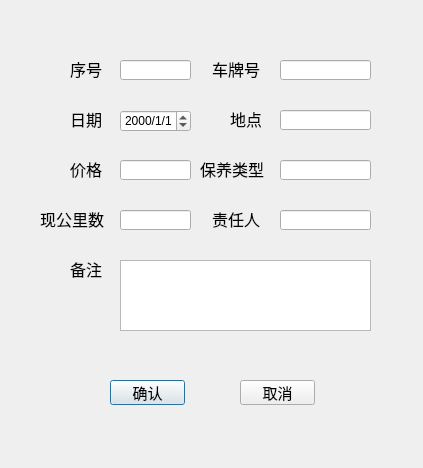
<?xml version="1.0" encoding="UTF-8"?>
<ui version="4.0">
 <class>CarMaintain</class>
 <widget class="QDialog" name="CarMaintain">
  <property name="geometry">
   <rect>
    <x>0</x>
    <y>0</y>
    <width>423</width>
    <height>468</height>
   </rect>
  </property>
  <property name="windowTitle">
   <string>添加保养信息</string>
  </property>
  <widget class="QLabel" name="label">
   <property name="geometry">
    <rect>
     <x>70</x>
     <y>60</y>
     <width>41</width>
     <height>18</height>
    </rect>
   </property>
   <property name="font">
    <font>
     <pointsize>12</pointsize>
    </font>
   </property>
   <property name="text">
    <string>序号</string>
   </property>
  </widget>
  <widget class="QLabel" name="label_2">
   <property name="geometry">
    <rect>
     <x>212</x>
     <y>60</y>
     <width>51</width>
     <height>18</height>
    </rect>
   </property>
   <property name="font">
    <font>
     <pointsize>12</pointsize>
    </font>
   </property>
   <property name="text">
    <string>车牌号</string>
   </property>
  </widget>
  <widget class="QLabel" name="label_3">
   <property name="geometry">
    <rect>
     <x>200</x>
     <y>160</y>
     <width>70</width>
     <height>18</height>
    </rect>
   </property>
   <property name="font">
    <font>
     <pointsize>12</pointsize>
    </font>
   </property>
   <property name="text">
    <string>保养类型</string>
   </property>
  </widget>
  <widget class="QLabel" name="label_4">
   <property name="geometry">
    <rect>
     <x>230</x>
     <y>110</y>
     <width>31</width>
     <height>18</height>
    </rect>
   </property>
   <property name="font">
    <font>
     <pointsize>12</pointsize>
    </font>
   </property>
   <property name="text">
    <string>地点</string>
   </property>
  </widget>
  <widget class="QLabel" name="label_5">
   <property name="geometry">
    <rect>
     <x>70</x>
     <y>160</y>
     <width>41</width>
     <height>18</height>
    </rect>
   </property>
   <property name="font">
    <font>
     <pointsize>12</pointsize>
    </font>
   </property>
   <property name="text">
    <string>价格</string>
   </property>
  </widget>
  <widget class="QLabel" name="label_6">
   <property name="geometry">
    <rect>
     <x>70</x>
     <y>110</y>
     <width>41</width>
     <height>18</height>
    </rect>
   </property>
   <property name="font">
    <font>
     <pointsize>12</pointsize>
    </font>
   </property>
   <property name="text">
    <string>日期</string>
   </property>
  </widget>
  <widget class="QLabel" name="label_7">
   <property name="geometry">
    <rect>
     <x>40</x>
     <y>210</y>
     <width>68</width>
     <height>18</height>
    </rect>
   </property>
   <property name="font">
    <font>
     <pointsize>12</pointsize>
    </font>
   </property>
   <property name="text">
    <string>现公里数</string>
   </property>
  </widget>
  <widget class="QLabel" name="label_8">
   <property name="geometry">
    <rect>
     <x>70</x>
     <y>260</y>
     <width>41</width>
     <height>18</height>
    </rect>
   </property>
   <property name="font">
    <font>
     <pointsize>12</pointsize>
    </font>
   </property>
   <property name="text">
    <string>备注</string>
   </property>
  </widget>
  <widget class="QPushButton" name="pushButtonOK">
   <property name="geometry">
    <rect>
     <x>110</x>
     <y>380</y>
     <width>75</width>
     <height>25</height>
    </rect>
   </property>
   <property name="font">
    <font>
     <pointsize>11</pointsize>
    </font>
   </property>
   <property name="text">
    <string>确认</string>
   </property>
  </widget>
  <widget class="QPushButton" name="pushButtonCancel">
   <property name="geometry">
    <rect>
     <x>240</x>
     <y>380</y>
     <width>75</width>
     <height>25</height>
    </rect>
   </property>
   <property name="font">
    <font>
     <pointsize>11</pointsize>
    </font>
   </property>
   <property name="text">
    <string>取消</string>
   </property>
  </widget>
  <widget class="QLineEdit" name="lineEditID">
   <property name="geometry">
    <rect>
     <x>120</x>
     <y>60</y>
     <width>71</width>
     <height>20</height>
    </rect>
   </property>
  </widget>
  <widget class="QLineEdit" name="lineEditCarID">
   <property name="geometry">
    <rect>
     <x>280</x>
     <y>60</y>
     <width>91</width>
     <height>20</height>
    </rect>
   </property>
  </widget>
  <widget class="QLineEdit" name="lineEditStation">
   <property name="geometry">
    <rect>
     <x>280</x>
     <y>110</y>
     <width>91</width>
     <height>20</height>
    </rect>
   </property>
  </widget>
  <widget class="QLineEdit" name="lineEditType">
   <property name="geometry">
    <rect>
     <x>280</x>
     <y>160</y>
     <width>91</width>
     <height>20</height>
    </rect>
   </property>
  </widget>
  <widget class="QLineEdit" name="lineEditPrice">
   <property name="geometry">
    <rect>
     <x>120</x>
     <y>160</y>
     <width>71</width>
     <height>20</height>
    </rect>
   </property>
  </widget>
  <widget class="QLineEdit" name="lineEditDistance">
   <property name="geometry">
    <rect>
     <x>120</x>
     <y>210</y>
     <width>71</width>
     <height>20</height>
    </rect>
   </property>
  </widget>
  <widget class="QTextEdit" name="textEdit">
   <property name="geometry">
    <rect>
     <x>120</x>
     <y>260</y>
     <width>251</width>
     <height>71</height>
    </rect>
   </property>
  </widget>
  <widget class="QDateEdit" name="dateEdit">
   <property name="geometry">
    <rect>
     <x>120</x>
     <y>110</y>
     <width>71</width>
     <height>22</height>
    </rect>
   </property>
   <property name="displayFormat">
    <string>yyyy/M/d</string>
   </property>
  </widget>
  <widget class="QLabel" name="label_9">
   <property name="geometry">
    <rect>
     <x>212</x>
     <y>210</y>
     <width>51</width>
     <height>18</height>
    </rect>
   </property>
   <property name="font">
    <font>
     <pointsize>12</pointsize>
    </font>
   </property>
   <property name="text">
    <string>责任人</string>
   </property>
  </widget>
  <widget class="QLineEdit" name="lineEditInCharge">
   <property name="geometry">
    <rect>
     <x>280</x>
     <y>210</y>
     <width>91</width>
     <height>20</height>
    </rect>
   </property>
  </widget>
 </widget>
 <tabstops>
  <tabstop>lineEditID</tabstop>
  <tabstop>lineEditCarID</tabstop>
  <tabstop>dateEdit</tabstop>
  <tabstop>lineEditStation</tabstop>
  <tabstop>lineEditPrice</tabstop>
  <tabstop>lineEditType</tabstop>
  <tabstop>lineEditDistance</tabstop>
  <tabstop>lineEditInCharge</tabstop>
  <tabstop>textEdit</tabstop>
  <tabstop>pushButtonOK</tabstop>
  <tabstop>pushButtonCancel</tabstop>
 </tabstops>
 <resources/>
 <connections/>
</ui>
